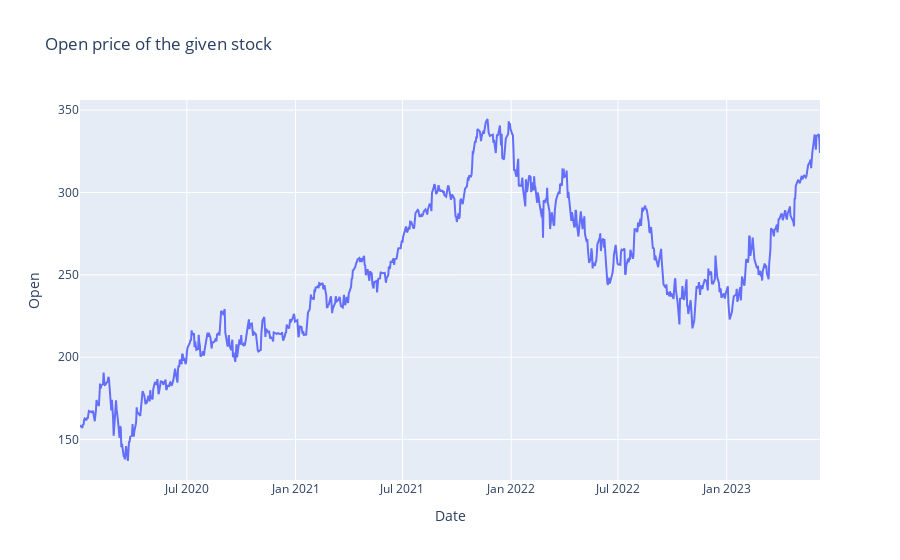

The cell this chart's notebook holds for it:
### Code cell
## visualizations
import nbformat
fig = px.line(df, x = df['Date'], y = df['Open'], title='Open price of the given stock')
fig.show()

### Figure 1 — Plotly figure (JSON) as saved in the notebook; plotly's stock layout.template omitted (floating-point values rounded to 4 significant figures; data arrays with more than 128 entries replaced by an {"elided": "..."} marker saying what was removed)
{"data": [{"hovertemplate": "Date=%{x}<br>Open=%{y}<extra></extra>", "legendgroup": "", "line": {"color": "#636efa", "dash": "solid"}, "marker": {"symbol": "circle"}, "mode": "lines", "name": "", "orientation": "v", "showlegend": false, "type": "scatter", "x": {"elided": "865 str values"}, "xaxis": "x", "y": {"elided": "865 float values"}, "yaxis": "y"}], "layout": {"legend": {"tracegroupgap": 0}, "title": {"text": "Open price of the given stock"}, "xaxis": {"anchor": "y", "domain": [0, 1], "title": {"text": "Date"}}, "yaxis": {"anchor": "x", "domain": [0, 1], "title": {"text": "Open"}}}}
